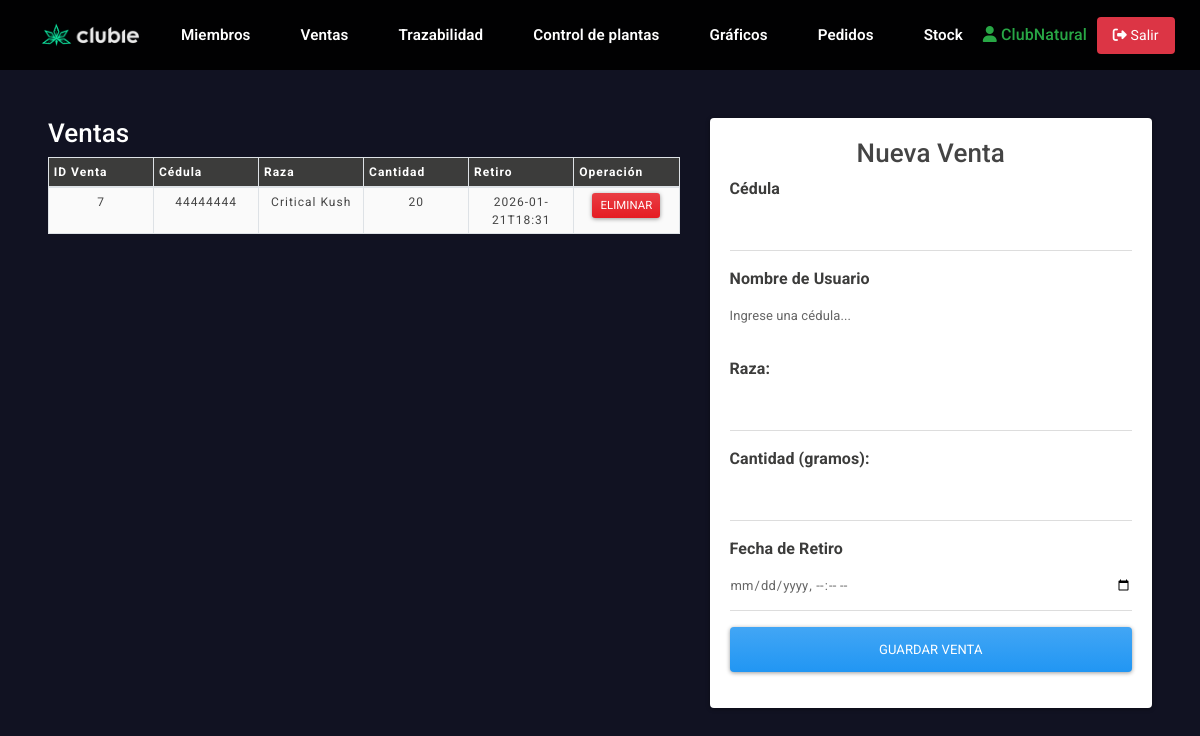
/ventas (signed in), run on the app's committed database.
### clases.py (models this page shows, shortened)
class Club(db.Model, UserMixin):
    id = db.Column(db.Integer, primary_key=True)
    campoarchivo = db.Column(db.String(30))
    username = db.Column(db.String(30), unique=True, nullable=False)
    password_hash = db.Column(db.String(128), nullable=False)
    email = db.Column(db.String(70))
    is_superuser = db.Column(db.Boolean, default=False)
    fecha_creacion = db.Column(db.DateTime, default=datetime.now)

class Ventas(db.Model):
    idventas = db.Column(db.Integer, primary_key=True, nullable=False, autoincrement=True)
    club_id = db.Column(db.Integer, db.ForeignKey('club.id'), nullable=False)
    cedula = db.Column(db.Integer, db.ForeignKey('user.cedula'), nullable=False)
    raza = db.Column(db.String(30), nullable=False)
    cantidad = db.Column(db.Integer, nullable=False)
    retiro = db.Column(db.DateTime, default=datetime.now)

### app.py (the view)
@app.route('/ventas.html')
@app.route('/ventas')
@login_required
def ventas():
    form = Ventasform()
    ventas = Ventas.query.filter_by(club_id=current_user.id).all()
    return render_template('/logueado/ventas.html', form=form, ventas=ventas)

### clases.py
class Ventasform(FlaskForm):
    cedulaVenta = SelectField('cedulaVenta')
    razaVenta = StringField('razaVenta')
    cantVenta = IntegerField('cantVenta')
    retiro = DateTimeLocalField('retiro', format='%Y-%m-%dT%H:%M')

### app.py (called while the page is built)
@login_manager.user_loader
def load_user(user_id):
    if isinstance(user_id, str) and user_id.startswith('member_'):
        member_id = int(user_id.replace('member_', ''))
        return Member.query.get(member_id)
    return Club.query.get(int(user_id))

### templates/logueado/ventas.html (shortened to what this page needs)
{% extends 'base-log.html'%}
{% block body %}
<link rel="stylesheet" href="https://bootswatch.com/4/materia/bootstrap.min.css">
<link rel="stylesheet" href="{{ url_for('static', filename='css/miembros.css') }}">
<div class="row">
  <div class="col-md-7">
    <h2>Ventas</h2>
    <table class="table table-striped table-bordered bg-white table-sm">
      <thead>
        <tr>
          <th>ID Venta</th>
          <th>Cédula</th>
          <th>Raza</th>
          <th>Cantidad</th>
          <th>Retiro</th>
          <th>Operación</th>
        </tr>
      </thead>
      <tbody>
        {% for venta in ventas %}
        <tr>
          <td>{{ venta.idventas }}</td>
          <td>{{ venta.cedula }}</td>
          <td>{{ venta.raza }}</td>
          <td>{{ venta.cantidad }}</td>
          <td>{{ venta.retiro.strftime('%Y-%m-%dT%H:%M') }}</td>
          <td>
            <form action="/delete-venta/{{venta.idventas}}" method="POST" style="display: inline;"
              onsubmit="return confirm('¿Estás seguro de eliminar esta venta?')">
              <button type="submit" class="btn btn-danger btn-sm">Eliminar</button>
            </form>
          </td>
        </tr>
        {% endfor %}
      </tbody>
    </table>
  </div>
  <div class="col-md-5">
    <div class="card card-body">
      <h2>Nueva Venta</h2>
      <form action="/registerventas" method="POST" autocomplete="off">
        <div class="form-group">
          <label>Cédula</label>
          <input id="txtCi" type="text" name="cedulaVenta" class="form-control" required>
        </div>
        <div class="form-group">
          <label>Nombre de Usuario</label>
          <p id="username-display" class="form-control-plaintext text-muted">Ingrese una cédula...</p>
        </div>
        <div class="form-group">
          <label for="razaVenta">Raza:</label>
          <input type="text" name="razaVenta" id="razaVenta" class="form-control" required>
        </div>
        <div class="form-group">
          <label for="cantidad">Cantidad (gramos):</label>
          <input type="number" name="cantVenta" id="cantidad" class="form-control" min="1" max="40" required>
        </div>
        <div class="form-group">
          <label>Fecha de Retiro</label>
          <input id="fechaVenta" type="datetime-local" name="retiro" class="form-control" required>
        </div>
        <div class="form-group">
          <input type="submit" value="Guardar Venta" class="btn btn-primary btn-block" id="btnsave">
        </div>
      </form>
    </div>
  </div>
</div>
{% endblock %}

### templates/base-log.html (shortened to what this page needs)
<!DOCTYPE html>
<html lang="es">
<head>
    <link rel="stylesheet" href="{{ url_for('static', filename='css/header.css') }}">
    <link rel="stylesheet" href="{{ url_for('static', filename='css/footer.css') }}">
</head>
<body>
    <header class="header">
        <div class="logo">
            <a href="{{ url_for('index') }}">
                <img src="{{ url_for('static', filename='media/editado.png') }}" alt="Logo de marca">
            </a>
        </div>
        <nav class="opcion">
            <ul class="nav-links">
                <li><a href="{{ url_for('miembros') }}">Miembros</a></li>
                <li><a href="{{ url_for('ventas') }}">Ventas</a></li>
                <li><a href="{{ url_for('trazabilidad') }}">Trazabilidad</a></li>
                <li><a href="{{ url_for('ctrPlantas') }}">Control de plantas</a></li>
                <li><a href="{{ url_for('graficos') }}">Gráficos</a></li>
                <li><a href="{{ url_for('ver_pedidos') }}">Pedidos</a></li>
                <li><a href="{{ url_for('ver_stock') }}">Stock</a></li>
            </ul>
        </nav>
        <div class="nav-right">
            {% if current_user.is_authenticated %}
            <span class="user-info">
                <a href="{{ url_for('miembros') }}" style="color: #28a745 !important; text-decoration: none;">
                    <i class="fas fa-user"></i> {{ current_user.username }}
                </a>
            </span>
            <a href="{{ url_for('logout') }}" class="logout-btn"><i class="fas fa-sign-out-alt"></i> Salir</a>
            {% endif %}
        </div>
    </header>
    <main>
        <div class="p-5">
            {% block body %}
            {% endblock %}
        </div>
    </main>
</body>
</html>

### static/css/header.css (style rules this page uses)
header.header { position: sticky; top: 0; left: 0; width: 100%; padding: 15px 30px; display: flex !important; flex-wrap: nowrap !important; justify-content: space-between; align-items: center; z-index: 1000; background-color: rgba(0, 0, 0, 0.95); box-sizing: border-box; }
.header .logo { flex-shrink: 0; }
.header .logo img { cursor: pointer; height: 40px; width: auto; }
.header .logo img { transition: all 0.3s; }
.header .opcion { flex: 1; display: flex; justify-content: center; }
.header .opcion a { position: relative; font-size: 0.95em; color: #fff; font-weight: 600; text-decoration: none; margin-left: 10px; padding: 6px 12px; transition: .5s; white-space: nowrap; }
.header ul { list-style: none; margin: 0; padding: 0; display: flex; align-items: center; }
.header .nav-links li { display: inline-block; padding: 0px 8px; }
.header .nav-right { flex-shrink: 0; display: flex; align-items: center; gap: 10px; }

### static/css/miembros.css (style rules this page uses)
* { margin: 0; padding: 0; box-sizing: border-box; font-family: "Roboto", sans-serif; }
body { background-color: #111222; display: flex; flex-direction: column; overflow-x: hidden; }
header { font-size: 16px; }
table { border-collapse: collapse; border: 2px solid rgb(200,200,200); letter-spacing: 1px; font-size: 0.8rem; width: 100%; table-layout: fixed; }
td, th { border: 1px solid rgb(190,190,190); padding: 10px 20px; font-size: 12px; }
th { background-color: #3C3C3B; color: white; font-size: 15px; font-weight: bolder; }
td { text-align: center; }
tr:nth-child(odd) td { background-color: rgb(250,250,250); }
.col-md-7 h2 { color: #fff; }
label { font-size: 16px; font-weight: bolder; margin-bottom: -10px; color: #3C3C3B; }
.col-md-5 h2 { text-align: center; }
@media (max-height:800px) { td { border: 1px solid rgb(190,190,190); padding: 10px 20px; font-size: 12px; overflow: scroll; } }
@media (max-height:800px) { th { font-size: 12px; } }

### templates/base-log.html (style rules this page uses)
.header .logout-btn { background: #dc3545 !important; color: white !important; border: none !important; padding: 8px 16px !important; border-radius: 4px !important; cursor: pointer; text-decoration: none !important; font-size: 14px !important; display: inline-block !important; white-space: nowrap; }
.header .user-info { color: #28a745 !important; font-weight: 500; white-space: nowrap; }

### data on the page
Club: username "ClubNatural"
Ventas: idventas "7", cedula "44444444", raza "Critical Kush", cantidad "20", retiro "2026-01-21T18:31"
